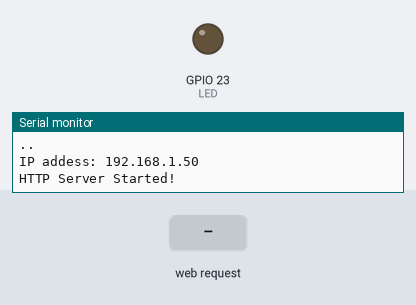
A sketch run on a simulated ESP32. On the bench: output pins drawn as LEDs (lit = HIGH), the last lines printed to the serial monitor. The inputs (shaded band) are chosen by the test bench. WiFi joins after 1.5 s; servers stay silent unless stated.

Above: at 3.3 s.
3.4 s: HTTP request GET /on received
At 4.0 s:
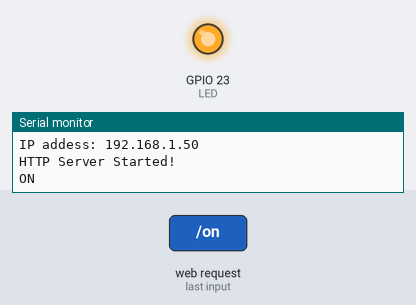
4.9 s: HTTP request GET /off received
At 6.3 s:
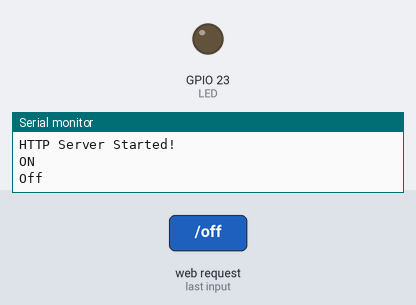
Timing chart, 0 to 7.9 s (numbered marks = the images above; inputs shaded):
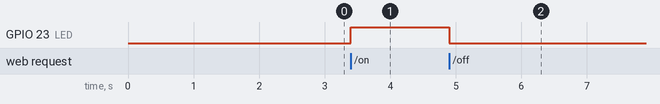

Measured:
- after the input at 3.4 s, GPIO 23 (LED): LOW → HIGH at once
- after the input at 4.9 s, GPIO 23 (LED): HIGH → LOW at once

The sketch:

ESP32_WebServer.ino
```cpp
#include <WiFi.h>
#include <WebServer.h>

const char *ssid = "AIE_509_2.4G";
const char *password = "addinedu_class1";
const int LED = 23;

WebServer server(80); // port number. (webserver = 8080 or 80)
void handle_root(); // respond the page request.

const char html[] PROGMEM = R"rawliteral(
  <!DOCTYPE html>
  <html>
  <body>
  <center>
  <h1>Hello, MinSeop's ESP32 Web Server!</h1>
  <a href="on"><button>LED ON</button></a>
  <a href="off"><button>LED OFF</button></a>
  </center>
  </body>
  </html>
  )rawliteral";

void LED_ON()
{
  Serial.println("ON");
  digitalWrite(LED, HIGH);
  server.send(200, "text/html", html);
}

void LED_OFF()
{
  Serial.println("Off");
  digitalWrite(LED, LOW);
  server.send(200, "text/html", html);
}

void handle_root()
{
  server.send(200, "text/html", html);
}

void setup() {
  // put your setup code here, to run once:
  Serial.begin(115200);
  Serial.println("ESP32 Web Server Start");
  Serial.println(ssid);
  pinMode(LED, OUTPUT);

  WiFi.begin(ssid, password);

  while (WiFi.status() != WL_CONNECTED)
  {
    delay(1000);
    Serial.print(".");
  }

  Serial.println();

  Serial.print("IP addess: ");
  Serial.println(WiFi.localIP());

  server.on("/", handle_root);
  server.on("/on", HTTP_GET, LED_ON);
  server.on("/off", HTTP_GET, LED_OFF);
  server.begin();

  Serial.println("HTTP Server Started!");
  delay(100);
}


void loop() {
  // put your main code here, to run repeatedly:
  server.handleClient();
}
```
